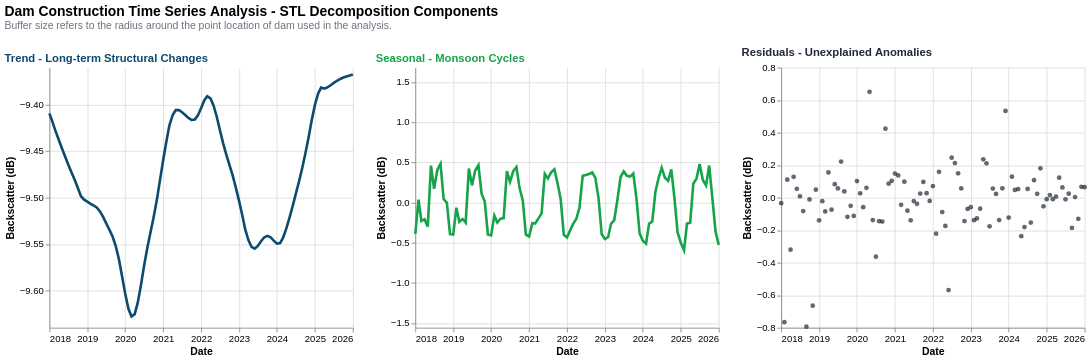

This figure's notebook cell:
### Code cell
import warnings
warnings.filterwarnings('ignore', message='Automatically deduplicated selection parameter')

# Interactive dashboard: Select a dam and buffer size, view all three components side by side
def plot_dam_dashboard(combined_df):
    """
    Create an interactive dashboard with dropdowns to select a dam and buffer size, 
    then view trend, seasonal, and residual components side by side.
    Y-axes remain constant for each dam across buffer sizes for easier comparison.
    
    Args:
        combined_df: DataFrame with all dam data including trend, seasonal, residual, 
                     and buffer columns
    
    Returns:
        Altair chart object with interactive dropdowns
    """
    # Ensure residual column exists
    if 'residual' not in combined_df.columns:
        combined_df['residual'] = combined_df['VV_filled'] - combined_df['trend'] - combined_df['seasonal']
    
    # Prepare data
    plot_data = combined_df.copy()
    plot_data['date'] = pd.to_datetime(plot_data['date'])
    
    # Get unique dams and buffers for dropdowns
    dam_names = sorted(plot_data['dam_name'].unique())
    buffer_labels = sorted(plot_data['buffer_label'].unique()) if 'buffer_label' in plot_data.columns else ['150m']
    
    # Create dam dropdown selection
    dam_dropdown = alt.binding_select(options=dam_names, name='Select Dam: ')
    dam_selection = alt.selection_point(
        name='dam_select',
        fields=['dam_name'],
        bind=dam_dropdown,
        value=dam_names[0]
    )
    
    # Create buffer dropdown selection
    buffer_dropdown = alt.binding_select(options=buffer_labels, name='Buffer Size: ')
    buffer_selection = alt.selection_point(
        name='buffer_select',
        fields=['buffer_label'],
        bind=buffer_dropdown,
        value=buffer_labels[1] if len(buffer_labels) > 1 else buffer_labels[0]
    )
    
    # Base properties with both selections
    base = alt.Chart(plot_data).add_params(
        dam_selection,
        buffer_selection
    ).transform_filter(
        dam_selection
    ).transform_filter(
        buffer_selection
    )
    
    # Y-axes: trend auto-scales per dam (different for each dam, same between buffers)
    # Seasonal uses a fixed domain across all dams
    seasonal_domain = [plot_data['seasonal'].min() * 1.1, plot_data['seasonal'].max() * 1.1]
    
    # Chart 1: Trend Component (Blue Line) - auto-scaling y-axis per dam
    trend_chart = base.mark_line(
        strokeWidth=3,
        color='#0C4A6E'
    ).encode(
        x=alt.X('date:T', 
                title='Date',
                axis=alt.Axis(format='%Y', labelAngle=0)),
        y=alt.Y('trend:Q', 
                title='Backscatter (dB)',
                scale=alt.Scale(zero=False)),
        tooltip=[
            alt.Tooltip('dam_name:N', title='Dam'),
            alt.Tooltip('buffer_label:N', title='Buffer'),
            alt.Tooltip('date:T', title='Date', format='%Y-%m-%d'),
            alt.Tooltip('trend:Q', title='Trend (dB)', format='.2f')
        ]
    ).properties(
        width=350,
        height=300,
        title=alt.TitleParams(
            text='Trend - Long-term Structural Changes',
            fontSize=13,
            fontWeight=600,
            color='#0C4A6E',
            anchor='start'
        )
    )
    
    # Chart 2: Seasonal Component (Green Line)
    seasonal_chart = base.mark_line(
        strokeWidth=3,
        color='#16A34A'
    ).encode(
        x=alt.X('date:T', 
                title='Date',
                axis=alt.Axis(format='%Y', labelAngle=0)),
        y=alt.Y('seasonal:Q', 
                title='Backscatter (dB)',
                scale=alt.Scale(domain=seasonal_domain)),
        tooltip=[
            alt.Tooltip('dam_name:N', title='Dam'),
            alt.Tooltip('buffer_label:N', title='Buffer'),
            alt.Tooltip('date:T', title='Date', format='%Y-%m-%d'),
            alt.Tooltip('seasonal:Q', title='Seasonal (dB)', format='.2f')
        ]
    ).properties(
        width=350,
        height=300,
        title=alt.TitleParams(
            text='Seasonal - Monsoon Cycles',
            fontSize=13,
            fontWeight=600,
            color='#16A34A',
            anchor='start'
        )
    )
    
    # Chart 3: Residuals (Dark Gray Scatter) - Auto-scales per dam for better anomaly visibility
    residual_chart = base.mark_circle(
        size=30,
        color='#1F2937',
        opacity=0.7
    ).encode(
        x=alt.X('date:T', 
                title='Date',
                axis=alt.Axis(format='%Y', labelAngle=0)),
        y=alt.Y('residual:Q', 
                title='Backscatter (dB)',
                scale=alt.Scale(zero=False)),
        tooltip=[
            alt.Tooltip('dam_name:N', title='Dam'),
            alt.Tooltip('buffer_label:N', title='Buffer'),
            alt.Tooltip('date:T', title='Date', format='%Y-%m-%d'),
            alt.Tooltip('residual:Q', title='Residual (dB)', format='.2f')
        ]
    ).properties(
        width=350,
        height=300,
        title=alt.TitleParams(
            text='Residuals - Unexplained Anomalies',
            fontSize=13,
            fontWeight=600,
            color='#1F2937',
            anchor='start'
        )
    )
    
    # Combine charts horizontally
    dashboard = (trend_chart | seasonal_chart | residual_chart).configure_view(
        strokeWidth=0
    ).configure_axis(
        labelFontSize=11,
        titleFontSize=12
    ).properties(
        title=alt.TitleParams(
            text='Dam Construction Time Series Analysis - STL Decomposition Components',
            subtitle='Buffer size refers to the radius around the point location of dam used in the analysis.',
            fontSize=16,
            fontWeight=700,
            anchor='start',
            offset=20,
            subtitleFontSize=12,
            subtitleColor='#6B7280'
        )
    )
    
    return dashboard

# Create and display the interactive dashboard with dam and buffer filters
dashboard = plot_dam_dashboard(combined_dam_df)
dashboard

### Figure 1 — Vega-Lite specification as saved in the notebook (floating-point values rounded to 4 significant figures; data arrays with more than 128 entries replaced by an {"elided": "..."} marker saying what was removed)
{"config": {"view": {"continuousWidth": 300, "continuousHeight": 300, "strokeWidth": 0}, "axis": {"labelFontSize": 11, "titleFontSize": 12}}, "hconcat": [{"mark": {"type": "line", "color": "#0C4A6E", "strokeWidth": 3}, "encoding": {"tooltip": [{"field": "dam_name", "title": "Dam", "type": "nominal"}, {"field": "buffer_label", "title": "Buffer", "type": "nominal"}, {"field": "date", "format": "%Y-%m-%d", "title": "Date", "type": "temporal"}, {"field": "trend", "format": ".2f", "title": "Trend (dB)", "type": "quantitative"}], "x": {"axis": {"format": "%Y", "labelAngle": 0}, "field": "date", "title": "Date", "type": "temporal"}, "y": {"field": "trend", "scale": {"zero": false}, "title": "Backscatter (dB)", "type": "quantitative"}}, "height": 300, "name": "view_990f97e9c9159a6c_0", "title": {"text": "Trend - Long-term Structural Changes", "anchor": "start", "color": "#0C4A6E", "fontSize": 13, "fontWeight": 600}, "transform": [{"filter": {"param": "dam_select"}}, {"filter": {"param": "buffer_select"}}], "width": 350}, {"mark": {"type": "line", "color": "#16A34A", "strokeWidth": 3}, "encoding": {"tooltip": [{"field": "dam_name", "title": "Dam", "type": "nominal"}, {"field": "buffer_label", "title": "Buffer", "type": "nominal"}, {"field": "date", "format": "%Y-%m-%d", "title": "Date", "type": "temporal"}, {"field": "seasonal", "format": ".2f", "title": "Seasonal (dB)", "type": "quantitative"}], "x": {"axis": {"format": "%Y", "labelAngle": 0}, "field": "date", "title": "Date", "type": "temporal"}, "y": {"field": "seasonal", "scale": {"domain": [-1.559, 1.678]}, "title": "Backscatter (dB)", "type": "quantitative"}}, "height": 300, "name": "view_48ff48efbe9beea4_1", "title": {"text": "Seasonal - Monsoon Cycles", "anchor": "start", "color": "#16A34A", "fontSize": 13, "fontWeight": 600}, "transform": [{"filter": {"param": "dam_select"}}, {"filter": {"param": "buffer_select"}}], "width": 350}, {"mark": {"type": "circle", "color": "#1F2937", "opacity": 0.7, "size": 30}, "encoding": {"tooltip": [{"field": "dam_name", "title": "Dam", "type": "nominal"}, {"field": "buffer_label", "title": "Buffer", "type": "nominal"}, {"field": "date", "format": "%Y-%m-%d", "title": "Date", "type": "temporal"}, {"field": "residual", "format": ".2f", "title": "Residual (dB)", "type": "quantitative"}], "x": {"axis": {"format": "%Y", "labelAngle": 0}, "field": "date", "title": "Date", "type": "temporal"}, "y": {"field": "residual", "scale": {"zero": false}, "title": "Backscatter (dB)", "type": "quantitative"}}, "height": 300, "name": "view_b38883e3d59b9327_2", "title": {"text": "Residuals - Unexplained Anomalies", "anchor": "start", "color": "#1F2937", "fontSize": 13, "fontWeight": 600}, "transform": [{"filter": {"param": "dam_select"}}, {"filter": {"param": "buffer_select"}}], "width": 350}], "data": {"name": "data-953f6e41d0f4ccfec8886ec105d8494d"}, "params": [{"name": "dam_select", "select": {"type": "point", "fields": ["dam_name"]}, "bind": {"input": "select", "options": ["Mone Chaung", "Shwegyin", "Tha Htay", "Upper Kengtawng", "Upper Yeywa", "Zawgyi 1", "Zawgyi 2"], "name": "Select Dam: "}, "value": "Mone Chaung", "views": ["view_990f97e9c9159a6c_0", "view_48ff48efbe9beea4_1", "view_b38883e3d59b9327_2"]}, {"name": "buffer_select", "select": {"type": "point", "fields": ["buffer_label"]}, "bind": {"input": "select", "options": ["150m", "200m"], "name": "Buffer Size: "}, "value": "200m", "views": ["view_990f97e9c9159a6c_0", "view_48ff48efbe9beea4_1", "view_b38883e3d59b9327_2"]}], "title": {"text": "Dam Construction Time Series Analysis - STL Decomposition Components", "anchor": "start", "fontSize": 16, "fontWeight": 700, "offset": 20, "subtitle": "Buffer size refers to the radius around the point location of dam used in the analysis.", "subtitleColor": "#6B7280", "subtitleFontSize": 12}, "$schema": "https://vega.github.io/schema/vega-lite/v6.1.0.json", "datasets": {"data-953f6e41d0f4ccfec8886ec105d8494d": {"elided": "1714 records"}}}
